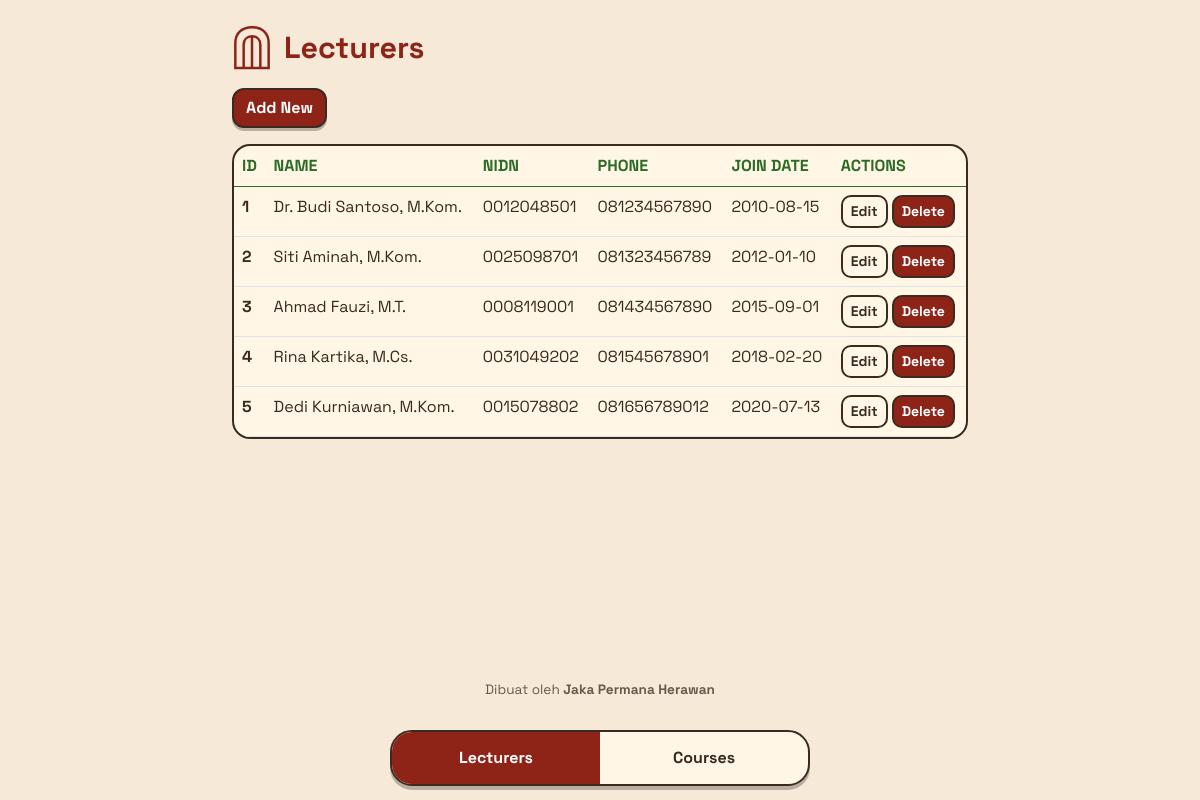
The app's page /Project/index.php with its own data.
### tables this page shows
CREATE TABLE lecturers (  
  id INT AUTO_INCREMENT PRIMARY KEY,  
  name VARCHAR(100) NOT NULL,  
  nidn VARCHAR(20) NOT NULL,  
  phone VARCHAR(20) NOT NULL,  
  join_date DATE NOT NULL  
);

### Project/controllers/LecturerController.php (called while the page is built, shortened)
<?php
class LecturerController {
    private $model;
    function __construct($conn) {
        $this->model = new Lecturer($conn);
    }
    function index() {
        $lecturers = $this->model->getAll();
        include "views/lecturers/index.php";
    }
}

### Project/index.php (called while the page is built, shortened)
<?php
include "connection.php";
include "models/Lecturer.php";
include "controllers/LecturerController.php";
include "controllers/CourseController.php";
function e($s) {
    return htmlspecialchars((string) $s, ENT_QUOTES, 'UTF-8');
}
$action = $_GET['action'] ?? 'index';
$controller = new $controllers[$page]($conn);
$controller->$action();

### Project/models/Lecturer.php (called while the page is built, shortened)
<?php
class Lecturer {
    private $conn;
    function __construct($conn) {
        $this->conn = $conn;
    }
    function getAll() {
        return $this->conn->query("SELECT * FROM lecturers")->fetch_all(MYSQLI_ASSOC);
    }
}

### Project/views/lecturers/index.php (the view)
<?php include "views/layout/header.php"; ?>
<a class="btn btn-red my-3" href="index.php?page=lecturers&action=create">Add New</a>
<div class="panel table-responsive">
  <table class="table mb-0">
    <thead>
      <tr><th>ID</th><th>NAME</th><th>NIDN</th><th>PHONE</th><th>JOIN DATE</th><th>ACTIONS</th></tr>
    </thead>
    <tbody>
      <?php foreach ($lecturers as $row): ?>
      <tr>
        <th><?= e($row['id']) ?></th>
        <td><?= e($row['name']) ?></td>
        <td><?= e($row['nidn']) ?></td>
        <td><?= e($row['phone']) ?></td>
        <td><?= e($row['join_date']) ?></td>
        <td>
          <a class="btn btn-cream btn-sm" href="index.php?page=lecturers&action=edit&id=<?= $row['id'] ?>">Edit</a>
          <a class="btn btn-red btn-sm" href="index.php?page=lecturers&action=delete&id=<?= $row['id'] ?>" onclick="return confirm('Yakin ingin menghapus data dosen ini?')">Delete</a>
        </td>
      </tr>
      <?php endforeach; ?>
    </tbody>
  </table>
</div>
<?php include "views/layout/footer.php"; ?>

### Project/assets/style.css (style rules this page uses)
:root { --bg: #F7E9D7; --red: #8E2418; --green: #2E6B27; --cream: #FFF6E6; --ink: #3A2A20; }
body { background: var(--bg); color: var(--ink); font-family: 'Space Grotesk', system-ui, sans-serif; display: flex; flex-direction: column; min-height: 100vh; padding-bottom: 100px; }
.panel { background: var(--cream); border: 2px solid var(--ink); border-radius: 18px; overflow: hidden; }
.panel .table { --bs-table-bg: transparent; color: var(--ink); }
.panel thead th { color: var(--green); }
.btn-red, .btn-cream { font-weight: 700; border: 2px solid var(--ink); border-radius: 12px; box-shadow: 0 3px 0 rgba(0, 0, 0, .25); }
.btn-red { background: var(--red); color: #fff; }
.btn-cream { background: var(--cream); color: var(--ink); }
.btn-sm { box-shadow: none; border-radius: 10px; }

### records on screen
lecturers: id "1", name "Dr. Budi Santoso, M.Kom.", nidn "0012048501", phone "081234567890", join_date "2010-08-15"
lecturers: id "2", name "Siti Aminah, M.Kom.", nidn "0025098701", phone "081323456789", join_date "2012-01-10"
lecturers: id "3", name "Ahmad Fauzi, M.T.", nidn "0008119001", phone "081434567890", join_date "2015-09-01"
lecturers: id "4", name "Rina Kartika, M.Cs.", nidn "0031049202", phone "081545678901", join_date "2018-02-20"
lecturers: id "5", name "Dedi Kurniawan, M.Kom.", nidn "0015078802", phone "081656789012", join_date "2020-07-13"
